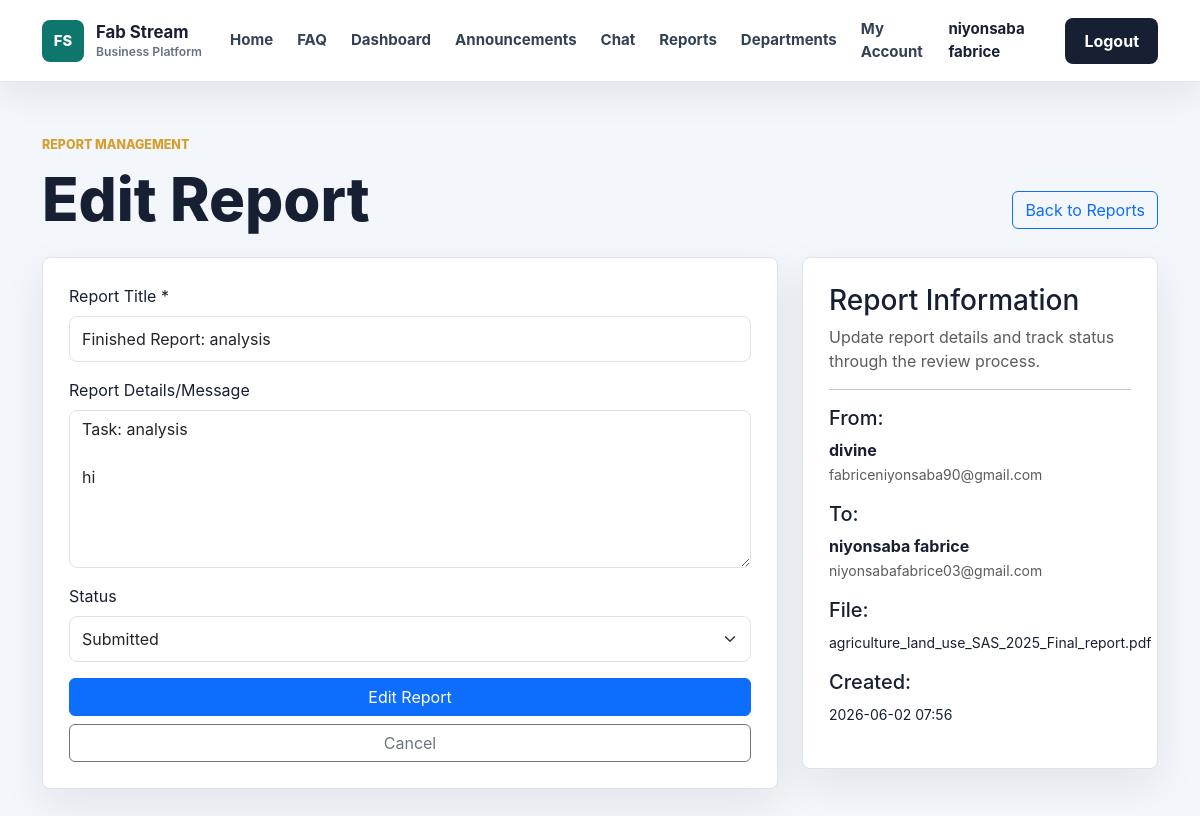
Page /admin/reports/2/edit (signed in) on the earlier database version.
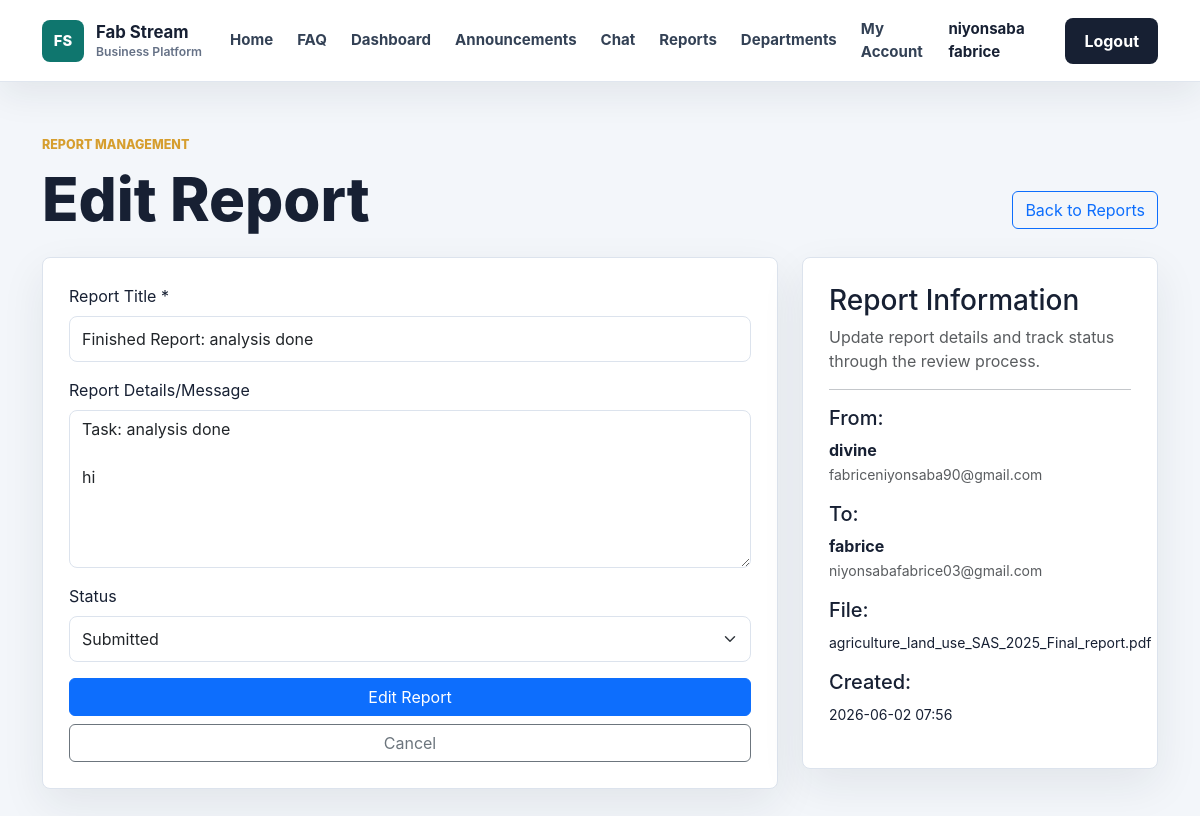
Same page on the later database version.
### app/models.py (models this page shows, shortened)
class ReportDocument(db.Model):
    id = db.Column(db.Integer, primary_key=True)
    title = db.Column(db.String(150), nullable=False)
    message = db.Column(db.Text, nullable=True)
    original_filename = db.Column(db.String(255), nullable=False)
    stored_filename = db.Column(db.String(255), nullable=False)
    status = db.Column(db.String(30), default='Sent')
    created_at = db.Column(db.DateTime, default=datetime.utcnow)
    sender_id = db.Column(db.Integer, db.ForeignKey('user.id'), nullable=True)
    recipient_id = db.Column(db.Integer, db.ForeignKey('user.id'), nullable=False)
    sender = db.relationship('User', foreign_keys=[sender_id], backref='sent_reports')
    recipient = db.relationship('User', foreign_keys=[recipient_id], backref='received_reports')

class User(db.Model, UserMixin):
    id = db.Column(db.Integer, primary_key=True)
    username = db.Column(db.String(100), unique=True, nullable=False)
    email = db.Column(db.String(120), unique=True, nullable=False)
    password = db.Column(db.String(200), nullable=False)
    role = db.Column(db.String(20), default='employee')
    full_name = db.Column(db.String(120), nullable=True)
    employee_number = db.Column(db.String(40), unique=True, nullable=True)
    phone = db.Column(db.String(40), nullable=True)
    department = db.Column(db.String(80), nullable=True)
    position = db.Column(db.String(100), nullable=True)
    hire_date = db.Column(db.String(20), nullable=True)

### app/routes.py (the view, shortened to what this page needs)
@routes.route('/admin/reports/<int:report_id>/edit', methods=['GET', 'POST'])
@login_required
def edit_report(report_id):
    require_admin()
    report = ReportDocument.query.get_or_404(report_id)
    return render_template('report_form.html', report=report, action='Edit')

### app/__init__.py (called while the page is built)
def create_app():
    app = Flask(__name__)
    app.config.from_object(Config)
    app.config['UPLOAD_FOLDER'] = os.path.join(app.instance_path, app.config['UPLOAD_FOLDER'])
    os.makedirs(app.config['UPLOAD_FOLDER'], exist_ok=True)
    db.init_app(app)
    bcrypt.init_app(app)
    login_manager.init_app(app)
    socketio.init_app(app)
    from app.models import User
    @login_manager.user_loader
    def load_user(user_id):
        return User.query.get(int(user_id))
    from app.routes import routes
    app.register_blueprint(routes)
    with app.app_context():
        db.create_all()
        ensure_user_profile_columns()
        ensure_employee_task_attachment_columns()
        ensure_chat_message_attachment_columns()
        ensure_direct_message_attachment_columns()
    return app

### app/routes.py (called while the page is built)
def is_admin(user=None):
    user = user or current_user
    return user.is_authenticated and user.role in ADMIN_ROLES

def require_admin():
    if not is_admin():
        abort(403)

### app/templates/report_form.html (shortened to what this page needs)
{% extends 'base.html' %}
{% block content %}
<section class="app-page">
    <div class="container">
        <div class="app-header">
            <div>
                <p class="section-kicker">Report Management</p>
                <h1>{{ action }} Report</h1>
            </div>
            <a href="{{ url_for('routes.reports') }}" class="btn btn-outline-primary">Back to Reports</a>
        </div>
        <div class="row g-4">
            <div class="col-lg-8">
                <div class="work-panel">
                    <form method="POST">
                        <div class="mb-3">
                            <label class="form-label" for="title">Report Title *</label>
                            <input class="form-control" id="title" name="title" value="{{ report.title or '' }}" placeholder="Report title" required>
                        </div>
                        <div class="mb-3">
                            <label class="form-label" for="message">Report Details/Message</label>
                            <textarea class="form-control" id="message" name="message" rows="6" placeholder="Enter report details, findings, or messages">{{ report.message or '' }}</textarea>
                        </div>
                        <div class="mb-3">
                            <label class="form-label" for="status">Status</label>
                            <select class="form-select" id="status" name="status">
                                <option value="Submitted" {% if report and report.status == 'Submitted' %}selected{% endif %}>Submitted</option>
                            </select>
                        </div>
                        <div class="d-grid gap-2">
                            <button class="btn btn-primary" type="submit">{{ action }} Report</button>
                            <a href="{{ url_for('routes.reports') }}" class="btn btn-outline-secondary">Cancel</a>
                        </div>
                    </form>
                </div>
            </div>
            <div class="col-lg-4">
                <div class="work-panel">
                    <h3>Report Information</h3>
                    <p class="text-muted text-small">
                        Update report details and track status through the review process.
                    </p>
                    {% if report %}
                        <hr>
                        <h5>From:</h5>
                        <p>
                            <strong>{{ report.sender.full_name or report.sender.username if report.sender else 'System' }}</strong>
                            <br>
                            <small class="text-muted">{{ report.sender.email if report.sender else 'N/A' }}</small>
                        </p>
                        <h5>To:</h5>
                        <p>
                            <strong>{{ report.recipient.full_name or report.recipient.username }}</strong>
                            <br>
                            <small class="text-muted">{{ report.recipient.email }}</small>
                        </p>
                        <h5>File:</h5>
                        <p>
                            <small>{{ report.original_filename or 'N/A' }}</small>
                        </p>
                        <h5>Created:</h5>
                        <p>
                            <small>{{ report.created_at.strftime('%Y-%m-%d %H:%M') }}</small>
                        </p>
                    {% endif %}
                </div>
            </div>
        </div>
    </div>
</section>
{% endblock %}

### app/templates/base.html (shortened to what this page needs)
<!DOCTYPE html>
<html lang="en">
<head>
    <link href="https://cdn.jsdelivr.net/npm/bootstrap@5.3.0/dist/css/bootstrap.min.css" rel="stylesheet">
    <link rel="stylesheet" href="{{ url_for('static', filename='css/style.css') }}">
</head>
<body>
<nav class="navbar navbar-expand-lg site-navbar sticky-top">
    <div class="container">
        <a class="navbar-brand brand-mark" href="{{ url_for('routes.home') }}">
            <span class="brand-icon">FS</span>
            <span>
                <strong>Fab Stream</strong>
                <small>Business Platform</small>
            </span>
        </a>
        <div class="collapse navbar-collapse" id="navbarNav">
            <ul class="navbar-nav ms-auto align-items-lg-center">
                <li class="nav-item">
                    <a class="nav-link" href="{{ url_for('routes.home') }}">Home</a>
                </li>
                <li class="nav-item">
                    <a class="nav-link" href="{{ url_for('routes.home') }}#faq">FAQ</a>
                </li>
                <li class="nav-item">
                    <a class="nav-link" href="{{ url_for('routes.dashboard') }}">Dashboard</a>
                </li>
                <li class="nav-item">
                    <a class="nav-link" href="{{ url_for('routes.manager_dashboard') }}">Announcements</a>
                </li>
                {% if current_user.is_authenticated %}
                    {% if current_user.role in ['admin', 'manager'] %}
                        <li class="nav-item">
                            <a class="nav-link" href="{{ url_for('routes.chat') }}">Chat</a>
                        </li>
                        <li class="nav-item">
                            <a class="nav-link" href="{{ url_for('routes.reports') }}">Reports</a>
                        </li>
                        <li class="nav-item">
                            <a class="nav-link" href="{{ url_for('routes.departments') }}">Departments</a>
                        </li>
                    {% endif %}
                    <li class="nav-item">
                        <a class="nav-link" href="{{ url_for('routes.employee_detail', employee_id=current_user.id) }}">My Account</a>
                    </li>
                    <li class="nav-item">
                        <span class="nav-link nav-user">{{ current_user.username }}</span>
                    </li>
                    <li class="nav-item">
                        <a class="btn nav-cta ms-lg-2" href="{{ url_for('routes.logout') }}">
                            Logout
                        </a>
                    </li>
                {% endif %}
            </ul>
        </div>
    </div>
</nav>
<main>
    {% block content %}{% endblock %}
</main>
</body>
</html>

Differences in the rows shown:
changed User "niyonsaba fabrice": recipient "niyonsaba fabrice" → "fabrice"
changed ReportDocument "agriculture_land_use_SAS_2025_Final_report.pdf": title "Finished Report: analysis" → "Finished Report: analysis done"; message "Task: analysis hi" → "Task: analysis done hi"
